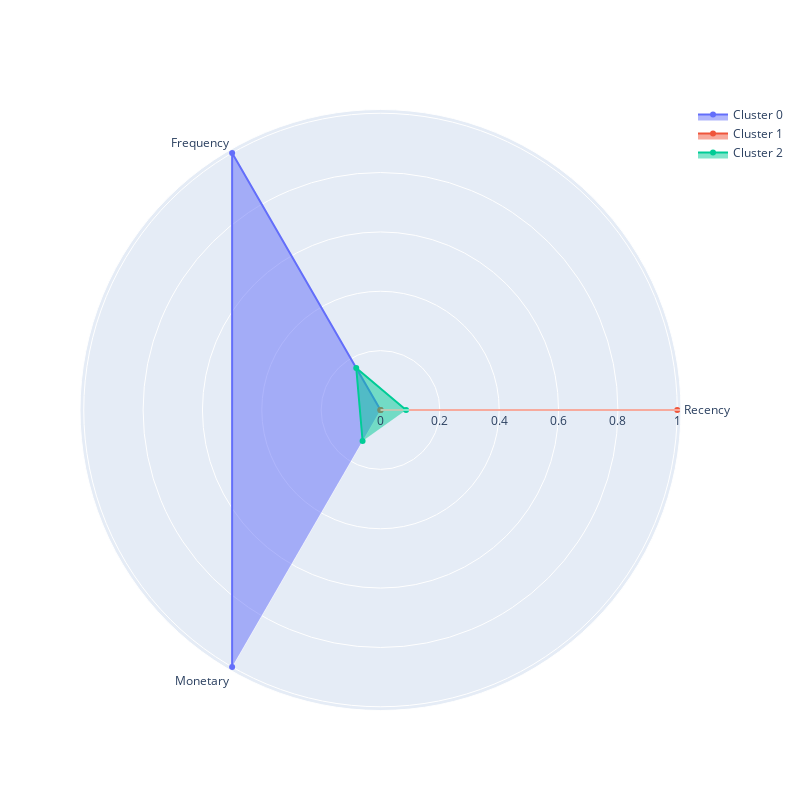

The notebook cell saved with this chart:
### Markdown cell above
Визуализируем профили кластеров в виде полярной диаграммы на основе средних RFM-характеристик, вычисленных для каждого кластера.

### Code cell
plot_cluster_profile(grouped_rfm, 3)

### Figure 1 — Plotly figure (JSON) as saved in the notebook; plotly's stock layout.template omitted (floating-point values rounded to 4 significant figures)
{"data": [{"fill": "toself", "name": "Cluster 0", "r": [0, 1.0, 1.0], "theta": ["Recency", "Frequency", "Monetary"], "type": "scatterpolar"}, {"fill": "toself", "name": "Cluster 1", "r": [1.0, 0, 0], "theta": ["Recency", "Frequency", "Monetary"], "type": "scatterpolar"}, {"fill": "toself", "name": "Cluster 2", "r": [0.08618, 0.1635, 0.1207], "theta": ["Recency", "Frequency", "Monetary"], "type": "scatterpolar"}], "layout": {"autosize": false, "height": 800, "showlegend": true, "width": 800}}
